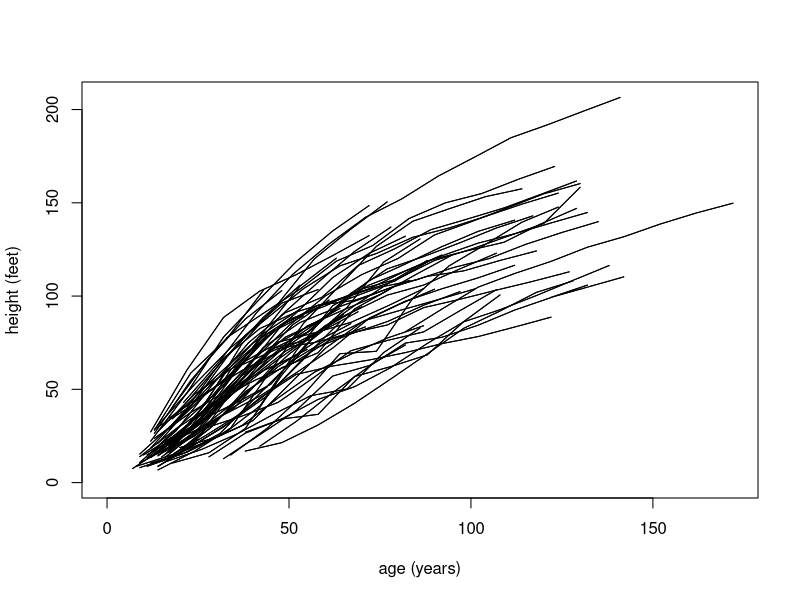

R code for this plot:

##### PUT TREEGROWTH.CSV FILE IN C:/TEMP #####

##############################################
#######    EXAMPLE: Tree Growth   ############
##############################################

# Sample of 66 Grand Fir trees (Abies grandis
# selected from national forests in north and
# central Idaho. Were trees 'dominant' in their
# environment, with no visible crown damage, forks,
# broken tops, etc.

# For each tree, the habitat type and the national
# forest from which it came were recorded. We
# have data from nine national forests and six
# different habitat types.

# For each tree, the height, diameter, and age were
# measured (using tree rings). Then tree was split
# lengthwise to determine the height and diameter
# of tree at any age. Recorded height and diameter
# of each tree at:

# 1) Time tree was felled; and
# 2) At 10-year periods going back in time;

# Diameter of tree measured at 1.37 m (breast height).
# Height is height of main trunk only.

# Data is in treegrowth.csv with each row giving diameter
# at breast height (dbh) in inches and height in feet,
# for a single tree at a given age.

treeg <- read.csv("treegrowth.csv")
head(treeg)
str(treeg)

# Here are rows relevant to first two trees:

treeg[1:15,]

# Alternative approach to structure data is to
# collect measurements for each tree together
# in a single variable. We will use a list with
# these elements:

# 1) tree ID number;
# 2) forest code;
# 3) habitat code;
# 4) 3 vectors of:
#    a) age;
#    b) dbh; and
#    c) height measurements (trunk only).

# Each tree record will then be single element
# of a larger list called "trees".


trees <- list() #list of trees
n <- 0 # number of trees in the list of trees

# start collecting information on current tree
current.ID <- treeg$tree.ID[1]
current.age <- treeg$age[1]
current.dbh <- treeg$dbh.in[1]
current.height <- treeg$height.ft[1]
for (i in 2:dim(treeg)[1]) {
  if (treeg$tree.ID[i] == current.ID) {
    # continue collecting information on current tree
    current.age <- c(treeg$age[i], current.age)
    current.dbh <- c(treeg$dbh.in[i], current.dbh)
    current.height <- c(treeg$height.ft[i], current.height)
  } else {
    # add previous tree to list of trees
    n <- n + 1
    trees[[n]] <- list(tree.ID = current.ID,
                       forest = treeg$forest[i-1],
                       habitat = treeg$habitat[i-1],
                       age = current.age,
                       dbh.in = current.dbh,
                       height.ft = current.height)
    # start collecting information on current tree
    current.ID <- treeg$tree.ID[i]
    current.age <- treeg$age[i]
    current.dbh <- treeg$dbh.in[i]
    current.height <- treeg$height.ft[i]
  }
}

# add final tree to list of trees
n <- n + 1
trees[[n]] <- list(tree.ID = current.ID,
                   forest = treeg$forest[i],
                   habitat = treeg$habitat[i],
                   age = current.age,
                   dbh.in = current.dbh,
                   height.ft = current.height)

# Let's see how data on first two trees is structured:

str(trees[1:2])

# We used loops in the above to split the data up. Phil
# Spector used the following more compact solution that uses
# lapply in the second function:

getit <- function(name, x) {
  if (all(x[[name]] == x[[name]][1])) {
    x[[name]][1]
  }
  else {
    x[[name]]
  }
}
repts <- function(x) {
  res <- lapply(names(x), getit, x)
  names(res) <- names(x)
  res
}
trees.ps <- lapply(split(treeg, treeg$tree.ID), repts)
str(trees.ps[1:2])

# We want to plot a curve of height versus age for each tree.
# To do so, we need to know the maximum age and height so we
# can set up the plot region:

max.age <- 0
max.height <- 0
for (i in 1:length(trees)) {
  if (max(trees[[i]]$age) > max.age)
    max.age <- max(trees[[i]]$age)
  if (max(trees[[i]]$height.ft) > max.height)
    max.height <- max(trees[[i]]$height.ft)
}

# Here is a more concise way of calculating max.age
# and max.height, using sapply:

my.max <- function(x, i) max(x[[i]]) #max of element i of list x
max.age <- max(sapply(trees.ps, my.max, "age"))
max.height <- max(sapply(trees.ps, my.max, "height.ft"))

# Plotting is now straightforward:

plot(c(0, max.age), c(0, max.height), type = "n", 
     xlab = "age (years)", ylab = "height (feet)")
for (i in 1:length(trees.ps)) 
  lines(trees.ps[[i]]$age, trees.ps[[i]]$height.ft)

tree.lines <- sapply(trees.ps, function(x,l,h) {lines(x[[l]],x[[h]])},l="age", h="height.ft")

